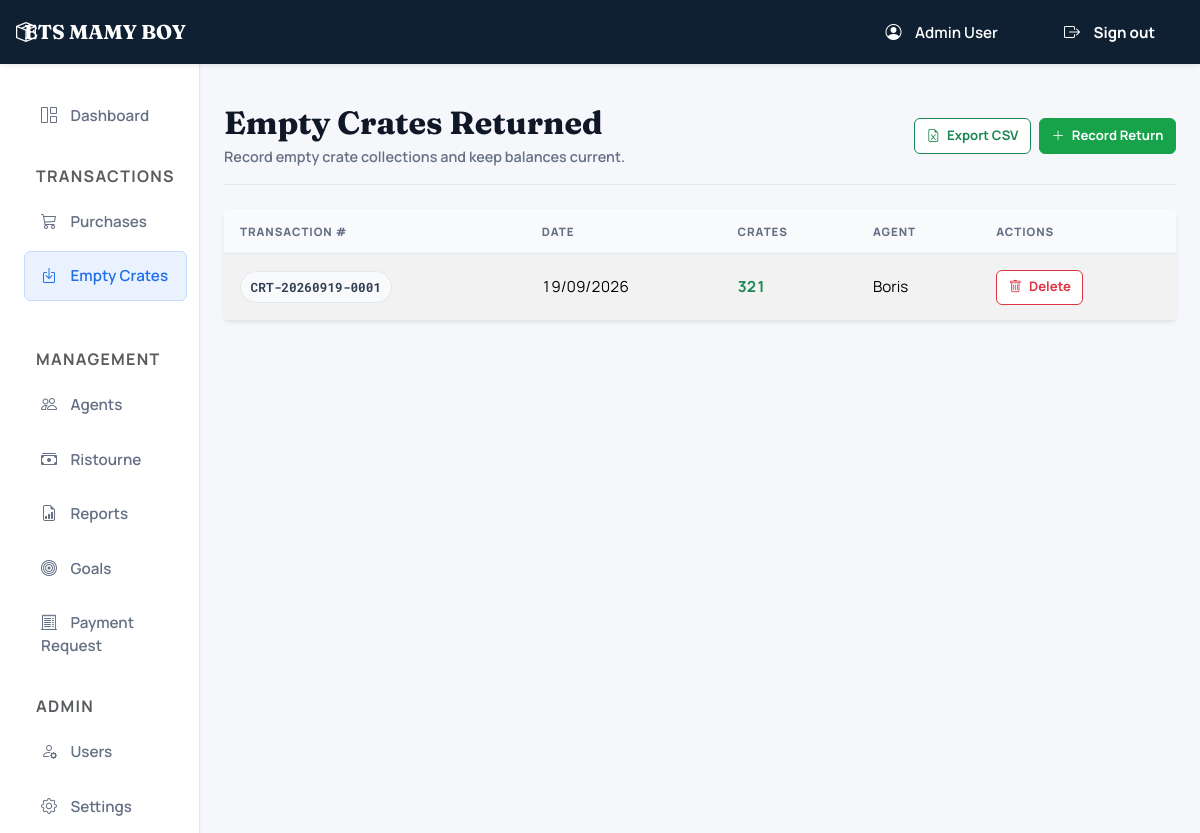
The page /crates (signed in) on the database its author committed.
### tables this page shows
CREATE TABLE `crate_returns` (
  `id` int NOT NULL AUTO_INCREMENT,
  `transaction_number` varchar(50) NOT NULL,
  `return_date` date NOT NULL,
  `crates` int NOT NULL,
  `agent_id` int DEFAULT NULL,
  `receipt_path` varchar(255) DEFAULT NULL,
  `notes` text,
  `created_by` int NOT NULL,
  `created_at` timestamp NULL DEFAULT CURRENT_TIMESTAMP,
  `updated_at` timestamp NULL DEFAULT CURRENT_TIMESTAMP ON UPDATE CURRENT_TIMESTAMP,
  `is_reversed` tinyint(1) NOT NULL DEFAULT '0',
  PRIMARY KEY (`id`),
  UNIQUE KEY `transaction_number` (`transaction_number`),
  KEY `created_by` (`created_by`),
  KEY `fk_cr_agent` (`agent_id`),
  CONSTRAINT `crate_returns_ibfk_2` FOREIGN KEY (`created_by`) REFERENCES `users` (`id`),
  CONSTRAINT `fk_cr_agent` FOREIGN KEY (`agent_id`) REFERENCES `agents` (`id`) ON DELETE SET NULL,
  CONSTRAINT `crate_returns_chk_1` CHECK ((`crates` > 0))
);

### app/Controllers/CrateReturnController.php (called while the page is built, shortened)
<?php
class CrateReturnController {
    public function index() {
        $db = CrateReturn::getConnection();
        $stmt = $db->query("SELECT c.*, COALESCE(a.full_name, 'Unknown') as agent_name, u.name as user_name FROM crate_returns c LEFT JOIN agents a ON c.agent_id = a.id JOIN users u ON c.created_by = u.id ORDER BY c.return_date DESC, c.id DESC LIMIT 50");
        $returns = $stmt->fetchAll();
        view('crates.index', [
            'active_menu' => 'crates',
            'title' => 'Empty Crates Returned',
            'returns' => $returns
        ]);
    }
}

### views/crates/index.php (the view, shortened to what this page needs)
<div class="page-header d-flex justify-content-between flex-wrap flex-md-nowrap align-items-center pt-3 pb-3 mb-4 border-bottom">
    <div>
        <h1 class="h2 fw-bold mb-1">Empty Crates Returned</h1>
        <p class="page-kicker mb-0">Record empty crate collections and keep balances current.</p>
    </div>
    <div class="btn-toolbar mb-2 mb-md-0 gap-2">
        <a href="/crates/export" class="btn btn-sm btn-outline-success">
            <i class="bi bi-file-earmark-excel"></i> Export CSV
        </a>
        <a href="/crates/create" class="btn btn-sm btn-success">
            <i class="bi bi-plus-lg"></i> Record Return
        </a>
    </div>
</div>
<div class="card border-0 shadow-sm">
    <div class="card-body p-0">
        <div class="table-responsive">
            <table class="table table-striped table-hover align-middle">
                <thead>
                    <tr>
                        <th>Transaction #</th>
                        <th>Date</th>
                        <th>Crates</th>
                        <th>Agent</th>
                        <th>Actions</th>
                    </tr>
                </thead>
                <tbody>
                    <?php if (empty($returns)): ?>
                        <tr><td colspan="5" class="text-center py-5 text-muted">No crate returns recorded yet.</td></tr>
                    <?php else: ?>
                        <?php foreach ($returns as $return): ?>
                            <tr>
                                <td><span class="transaction-badge"><?= htmlspecialchars($return['transaction_number']) ?></span></td>
                                <td><?= date('d/m/Y', strtotime($return['return_date'])) ?></td>
                                <td class="fw-bold text-success"><?= number_format($return['crates']) ?></td>
                                <td><?= htmlspecialchars($return['agent_name']) ?></td>
                                <td>
                                    <div class="d-flex align-items-center gap-1">
                                        <form action="/crates/delete" method="POST" onsubmit="return confirm('Are you sure you want to delete crate return entry <?= htmlspecialchars($return['transaction_number']) ?>?');">
                                            <button type="submit" class="btn btn-sm btn-outline-danger" title="Delete entry"><i class="bi bi-trash"></i> Delete</button>
                                        </form>
                                    </div>
                                </td>
                            </tr>
                        <?php endforeach; ?>
                    <?php endif; ?>
                </tbody>
            </table>
        </div>
    </div>
</div>
<?php
require BASE_PATH . '/views/layouts/main.php';
?>

### public/assets/css/style.css (style rules this page uses)
:root { --primary-color: #1f6feb; --primary-hover: #195fcb; --primary-soft: #eaf2ff; --secondary-color: #667085; --success-color: #16a34a; --danger-color: #dc2626; --warning-color: #d97706; --info-color: #0891b2; --accent-color: #7c3aed; --bg-main: #f5f7fb; --bg-card: #ffffff; --bg-subtle: #f8fafc; --text-main: #101828; --text-muted: #667085; --border-color: #e4e7ec; --shadow-sm: 0 1px 2px rgb(16 24 40 / 0.06); --shadow-md: 0 8px 20px rgb(16 24 40 / 0.08); --shadow-lg: 0 18px 36px rgb(16 24 40 / 0.12); --radius-sm: 4px; --radius-md: 6px; --radius-lg: 8px; --font-ui: 'Manrope', system-ui, -apple-system, BlinkMacSystemFont, 'Segoe UI', sans-serif; --font-display: 'Fraunces', Georgia, serif; --font-mono: 'Roboto Mono', 'SFMono-Regular', Consolas, monospace; }
* { min-width: 0; }
html { scroll-behavior: smooth; }
body { font-family: var(--font-ui); background: var(--bg-main); color: var(--text-main); font-size: 0.95rem; line-height: 1.5; }
a { transition: color 0.18s ease, background-color 0.18s ease, border-color 0.18s ease, box-shadow 0.18s ease; }
h1, h2, .h1, .h2 { font-family: var(--font-display); font-weight: 750 !important; letter-spacing: 0; }
.page-header, .border-bottom { border-color: var(--border-color) !important; }
.page-kicker { color: var(--text-muted); font-size: 0.9rem; font-weight: 600; }
.card { background: var(--bg-card); border: 1px solid var(--border-color); border-radius: var(--radius-lg); box-shadow: var(--shadow-sm); }
.card-body { padding: 1.25rem; }
.btn { border-radius: var(--radius-md); font-weight: 700; padding: 0.62rem 1rem; display: inline-flex; align-items: center; justify-content: center; gap: 0.45rem; white-space: nowrap; letter-spacing: 0; }
.btn-sm { padding: 0.42rem 0.72rem; font-size: 0.82rem; }
.btn-success { background-color: var(--success-color); border-color: var(--success-color); }
.btn-outline-secondary, .btn-outline-success, .btn-outline-primary, .btn-outline-info, .btn-outline-danger { background: #ffffff; }
.table { margin-bottom: 0; color: var(--text-main); }
.table th { padding: 0.85rem 1rem; color: var(--text-muted); font-size: 0.72rem; font-weight: 800; text-transform: uppercase; letter-spacing: 0.08em; background: var(--bg-subtle); border-bottom: 1px solid var(--border-color); }
.table td { padding: 0.95rem 1rem; vertical-align: middle; border-color: var(--border-color); font-variant-numeric: tabular-nums; }
.transaction-badge { font-family: var(--font-mono); display: inline-flex; align-items: center; max-width: 100%; border: 1px solid var(--border-color); border-radius: 999px; background: var(--bg-subtle); color: #344054; font-size: 0.8rem; font-weight: 800; padding: 0.35rem 0.6rem; }

### rows shown on the page
crate_returns: transaction_number "CRT-20260919-0001", return_date "19/09/2026", crates "321", agent_name "Boris"

### other values the page prints
$_SESSION['user_name'] "Admin User"
